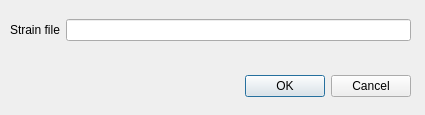
<?xml version="1.0" encoding="UTF-8"?>
<ui version="4.0">
 <class>pqVoxFEStrainLoadDialog</class>
 <widget class="QDialog" name="pqVoxFEStrainLoadDialog">
  <property name="geometry">
   <rect>
    <x>0</x>
    <y>0</y>
    <width>425</width>
    <height>115</height>
   </rect>
  </property>
  <property name="windowTitle">
   <string>VoxFE Strain Load Dialog</string>
  </property>
  <widget class="QDialogButtonBox" name="buttonBox">
   <property name="geometry">
    <rect>
     <x>70</x>
     <y>70</y>
     <width>341</width>
     <height>32</height>
    </rect>
   </property>
   <property name="orientation">
    <enum>Qt::Horizontal</enum>
   </property>
   <property name="standardButtons">
    <set>QDialogButtonBox::Cancel|QDialogButtonBox::Ok</set>
   </property>
  </widget>
  <widget class="QWidget" name="layoutWidget">
   <property name="geometry">
    <rect>
     <x>10</x>
     <y>10</y>
     <width>401</width>
     <height>41</height>
    </rect>
   </property>
   <layout class="QGridLayout" name="gridLayout">
    <item row="0" column="0">
     <widget class="QLabel" name="label">
      <property name="text">
       <string>Strain file</string>
      </property>
     </widget>
    </item>
    <item row="0" column="1">
     <widget class="pqFileChooserWidget" name="strainFile">
      <property name="sizePolicy">
       <sizepolicy hsizetype="Expanding" vsizetype="Fixed">
        <horstretch>1</horstretch>
        <verstretch>0</verstretch>
       </sizepolicy>
      </property>
     </widget>
    </item>
   </layout>
  </widget>
 </widget>
 <customwidgets>
  <customwidget>
   <class>pqFileChooserWidget</class>
   <extends>QLineEdit</extends>
   <header>pqFileChooserWidget.h</header>
  </customwidget>
 </customwidgets>
 <resources/>
 <connections>
  <connection>
   <sender>buttonBox</sender>
   <signal>accepted()</signal>
   <receiver>pqVoxFEStrainLoadDialog</receiver>
   <slot>accept()</slot>
   <hints>
    <hint type="sourcelabel">
     <x>248</x>
     <y>254</y>
    </hint>
    <hint type="destinationlabel">
     <x>157</x>
     <y>274</y>
    </hint>
   </hints>
  </connection>
  <connection>
   <sender>buttonBox</sender>
   <signal>rejected()</signal>
   <receiver>pqVoxFEStrainLoadDialog</receiver>
   <slot>reject()</slot>
   <hints>
    <hint type="sourcelabel">
     <x>316</x>
     <y>260</y>
    </hint>
    <hint type="destinationlabel">
     <x>286</x>
     <y>274</y>
    </hint>
   </hints>
  </connection>
 </connections>
</ui>
